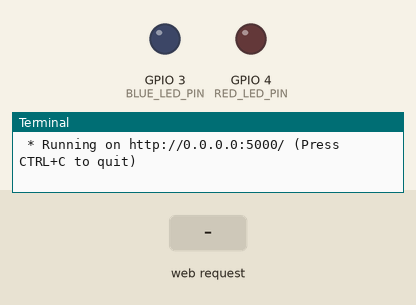
Simulated run of this program. Board: Raspberry Pi (BCM pin numbers). Parts: output pins drawn as LEDs (lit = HIGH), the last lines printed to the terminal. The inputs (shaded band) are chosen by the test bench. The clock reads 2024-03-15 10:24:30 at power-on unless the program sets it.

Above: at 1.2 s.
1.3 s: HTTP request for /led/red/on received
At 2.4 s:
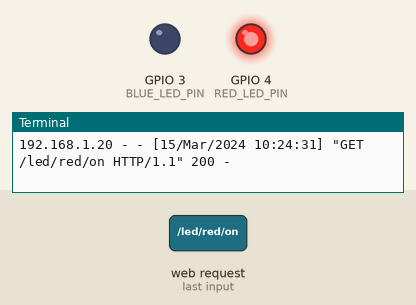
2.8 s: HTTP request for /led/blue/on received
At 3.5 s:
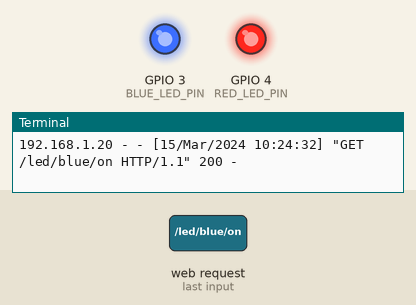
4.3 s: HTTP request for /led/red/off received
At 4.7 s:
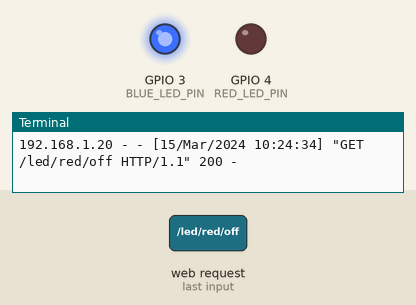
Timing chart, 0 to 7.3 s (numbered marks = the images above; inputs shaded):
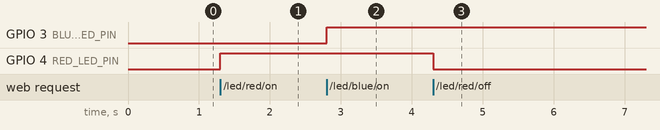

The program:

flask_led_task2.py
```python
from flask import Flask, render_template
import RPi.GPIO as GPIO

app = Flask(__name__)

RED_LED_PIN = 4
BLUE_LED_PIN = 3
GPIO.setmode(GPIO.BCM)
GPIO.setup(RED_LED_PIN, GPIO.OUT)
GPIO.setup(BLUE_LED_PIN, GPIO.OUT)

@app.route("/")
def hello():
    return render_template("led2.html")

@app.route("/led/<color>/<op>")
def led_op(color, op):
    if op == "on" and color == "red":
        GPIO.output(RED_LED_PIN, GPIO.HIGH)
        return "RED LED ON"
    elif op == "off" and color == "red":
        GPIO.output(RED_LED_PIN, GPIO.LOW)
        return "RED LED OFF"
    elif op == "on" and color == "blue":
        GPIO.output(BLUE_LED_PIN, GPIO.HIGH)
        return "BLUE LED ON"
    elif op == "off" and color == "blue":
        GPIO.output(BLUE_LED_PIN, GPIO.LOW)
        return "BLUE LED OFF"
    else:
        return "Error"

if __name__ == "__main__":
    try:
        app.run(host = "0.0.0.0")
    finally:
        GPIO.cleanup()
```

Measured:
- after the input at 1.3 s, GPIO 4 (RED_LED_PIN): LOW → HIGH at once
- after the input at 2.8 s, GPIO 3 (BLUE_LED_PIN): LOW → HIGH at once
- after the input at 4.3 s, GPIO 4 (RED_LED_PIN): HIGH → LOW at once
